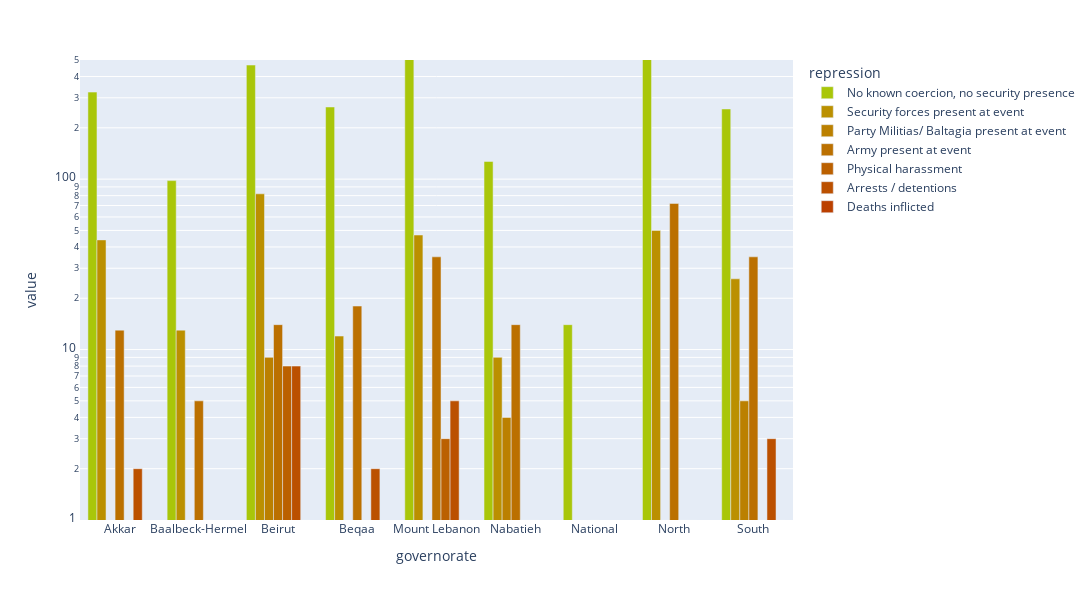

Notebook source saved alongside this figure:
### Code cell
df = create_df('governorate')
color_dict= col_func(df)

fig = px.bar(df, log_y=True, range_y= [1,500],barmode='group',
            width=1400, height=600,
            color_discrete_map=color_dict)
fig.show()
plt.savefig('gov_repress.png')

### Figure 1 — Plotly figure (JSON) as saved in the notebook; plotly's stock layout.template omitted (floating-point values rounded to 4 significant figures)
{"data": [{"alignmentgroup": "True", "hovertemplate": "repression=No known coercion, no security presence<br>governorate=%{x}<br>value=%{y}<extra></extra>", "legendgroup": "No known coercion, no security presence", "marker": {"color": "#A9C609", "pattern": {"shape": ""}}, "name": "No known coercion, no security presence", "offsetgroup": "No known coercion, no security presence", "orientation": "v", "showlegend": true, "textposition": "auto", "type": "bar", "x": ["Akkar", "Baalbeck-Hermel", "Beirut", "Beqaa", "Mount Lebanon", "Nabatieh", "National", "North", "South"], "xaxis": "x", "y": [324, 98, 467, 265, 509, 127, 14, 558, 258], "yaxis": "y"}, {"alignmentgroup": "True", "hovertemplate": "repression=Security forces present at event<br>governorate=%{x}<br>value=%{y}<extra></extra>", "legendgroup": "Security forces present at event", "marker": {"color": "#BB9000", "pattern": {"shape": ""}}, "name": "Security forces present at event", "offsetgroup": "Security forces present at event", "orientation": "v", "showlegend": true, "textposition": "auto", "type": "bar", "x": ["Akkar", "Baalbeck-Hermel", "Beirut", "Beqaa", "Mount Lebanon", "Nabatieh", "National", "North", "South"], "xaxis": "x", "y": [44, 13, 82, 12, 47, 9, null, 50, 26], "yaxis": "y"}, {"alignmentgroup": "True", "hovertemplate": "repression=Party Militias/ Baltagia present at event<br>governorate=%{x}<br>value=%{y}<extra></extra>", "legendgroup": "Party Militias/ Baltagia present at event", "marker": {"color": "#BB8000", "pattern": {"shape": ""}}, "name": "Party Militias/ Baltagia present at event", "offsetgroup": "Party Militias/ Baltagia present at event", "orientation": "v", "showlegend": true, "textposition": "auto", "type": "bar", "x": ["Akkar", "Baalbeck-Hermel", "Beirut", "Beqaa", "Mount Lebanon", "Nabatieh", "National", "North", "South"], "xaxis": "x", "y": [null, 1, 9, null, 1, 4, null, 1, 5], "yaxis": "y"}, {"alignmentgroup": "True", "hovertemplate": "repression=Army present at event<br>governorate=%{x}<br>value=%{y}<extra></extra>", "legendgroup": "Army present at event", "marker": {"color": "#BB7000", "pattern": {"shape": ""}}, "name": "Army present at event", "offsetgroup": "Army present at event", "orientation": "v", "showlegend": true, "textposition": "auto", "type": "bar", "x": ["Akkar", "Baalbeck-Hermel", "Beirut", "Beqaa", "Mount Lebanon", "Nabatieh", "National", "North", "South"], "xaxis": "x", "y": [13, 5, 14, 18, 35, 14, 1, 72, 35], "yaxis": "y"}, {"alignmentgroup": "True", "hovertemplate": "repression=Physical harassment<br>governorate=%{x}<br>value=%{y}<extra></extra>", "legendgroup": "Physical harassment", "marker": {"color": "#BB6000", "pattern": {"shape": ""}}, "name": "Physical harassment", "offsetgroup": "Physical harassment", "orientation": "v", "showlegend": true, "textposition": "auto", "type": "bar", "x": ["Akkar", "Baalbeck-Hermel", "Beirut", "Beqaa", "Mount Lebanon", "Nabatieh", "National", "North", "South"], "xaxis": "x", "y": [null, 1, 8, null, 3, 1, null, 1, 1], "yaxis": "y"}, {"alignmentgroup": "True", "hovertemplate": "repression=Arrests / detentions<br>governorate=%{x}<br>value=%{y}<extra></extra>", "legendgroup": "Arrests / detentions", "marker": {"color": "#BB5000", "pattern": {"shape": ""}}, "name": "Arrests / detentions", "offsetgroup": "Arrests / detentions", "orientation": "v", "showlegend": true, "textposition": "auto", "type": "bar", "x": ["Akkar", "Baalbeck-Hermel", "Beirut", "Beqaa", "Mount Lebanon", "Nabatieh", "National", "North", "South"], "xaxis": "x", "y": [2, null, 8, 2, 5, 1, null, 1, 3], "yaxis": "y"}, {"alignmentgroup": "True", "hovertemplate": "repression=Deaths inflicted<br>governorate=%{x}<br>value=%{y}<extra></extra>", "legendgroup": "Deaths inflicted", "marker": {"color": "#BB4000", "pattern": {"shape": ""}}, "name": "Deaths inflicted", "offsetgroup": "Deaths inflicted", "orientation": "v", "showlegend": true, "textposition": "auto", "type": "bar", "x": ["Akkar", "Baalbeck-Hermel", "Beirut", "Beqaa", "Mount Lebanon", "Nabatieh", "National", "North", "South"], "xaxis": "x", "y": [null, null, 1, null, 1, null, null, null, 1], "yaxis": "y"}], "layout": {"barmode": "group", "height": 600, "legend": {"title": {"text": "repression"}, "tracegroupgap": 0}, "margin": {"t": 60}, "width": 1400, "xaxis": {"anchor": "y", "domain": [0, 1], "title": {"text": "governorate"}}, "yaxis": {"anchor": "x", "domain": [0, 1], "range": [0, 2.699], "title": {"text": "value"}, "type": "log"}}}
